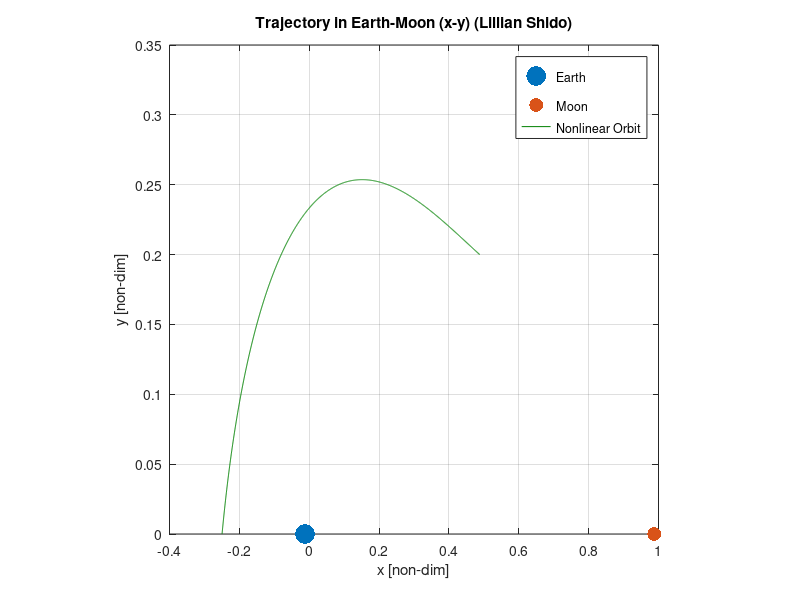

Write the MATLAB code that produced this figure. (Note: this script raises an error after producing the figure.)
clear all

%================================DEFINE FUNCTIONS=====================

% Event to detect with trajectory crosses x-axis
function [value, isterminal, direction] = crossxEvent(t, w)
    value = w(2); % y-value
    isterminal = 1; % stop the integration
    direction = 0; % from either direction
    % you can add code here to do something when this event occurs like updating the ICs
end

% Calc error
function error = calc_error(actual, ideal)
    error =  abs(actual - ideal)/ideal;
end

%============================END DEFINE FUNCTIONS=====================

%====================DEFINE SYSTEM====================================
% Gravitational Parameters [km^3/s^2]
mu_Earth = 398600.4415;
mu_Moon = 4902.8005821478;

mu = mu_Moon/(mu_Earth + mu_Moon);

% Position of primary bodies
x_Earth = -mu;
x_Moon = 1-mu;

% Characteristic Length [km]
a_Moon = 384400; % around Earth
l_char = a_Moon;

% Calculate characteristic time
t_char = sqrt(l_char^3/(mu_Earth+mu_Moon));

% position and velocity in NON-DIMENSIONAL units
r_vector = [0.488 0.200];
v_vector = [-0.880 0.200];

%====================DEFINE SYSTEM====================================

%====================NUMERICAL INTEGRATOR=============================
% Initial conditions
w0 = [r_vector(1);r_vector(2);v_vector(1);v_vector(2)];

% Set the final time in rads (non-dimensional time)
t_final = 100*pi;
% Calculate the dimensional time
time_dim = t_final*t_char;

% Set the span of the integrator
tspan = [0 t_final];

% Set up the x ODE
ode = @(t,w) [...
w(3);...
w(4);...
2*w(4) + w(1) - (1 - mu) * (w(1) + mu) / ((w(1) + mu)^2 + w(2)^2)^(3/2)...
- mu * (w(1) - 1 + mu) / ((w(1) - 1 + mu)^2 + w(2)^2)^(3/2);...
-2*w(3) + w(2) - (1 - mu) * w(2) / ((w(1) + mu)^2 + w(2)^2)^(3/2) - mu * w(2)/((w(1) - 1 + mu)^2 + w(2)^2)^(3/2)...
];

% Configure the tolerances
options = odeset('Events', @(t, w) crossxEvent(t, w), 'RelTol',1e-12,'AbsTol', 1e-14);
% Run the integrator!
[t,w, te, we, ie] = ode45(ode, tspan, w0, options); 
% Pull out the values of the solution
x = w(:,1);
y = w(:,2);
v_x = w(:,3);
v_y = w(:,4);

% Calc error
error = calc_error(we(2), 1e-12);
%=================END NUMERICAL INTEGRATOR============================

%====================PRINT IMPORTANT NUMBERS==========================
fprintf("mu %d\n", mu)
fprintf("characteristic time: %f sec\n", t_char)
fprintf("characteristic length: %f sec\n", l_char)
fprintf("Initial x: %f km\n", r_vector(1)*l_char)
fprintf("Initial y: %f km\n", r_vector(2)*l_char)
fprintf("Initial v_x: %f m/s\n", v_vector(1)*l_char/t_char*1000)
fprintf("Initial v_y: %f m/s\n", v_vector(2)*l_char/t_char*1000)
fprintf("Non-dimensional event time: %d\n", te)
fprintf("Dimensional event time: %d sec\n", te*t_char)
fprintf("Dimensional event time: %d days\n", te*t_char/3600/24)
fprintf("Error of x-axis cross: %f\n", error)
%================END PRINT IMPORTANT NUMBERS==========================

%=====================Configure Plot==================================
fig1 = figure('Name','Traj');
earth = scatter(x_Earth, 0, 'blue', 'filled', 'SizeData', 200);
hold on
moon = scatter(x_Moon, 0, 'black', 'filled', 'SizeData', 100);
nonlinear_orbit = plot(x, y, 'Color', '#008000');
hold off
axis square
xlabel("x [non-dim]")
ylabel("y [non-dim]")
% xlim([-10e-3 5e-3])
% ylim([-4e-3 11e-3])
% xticks(-limit:.01:limit)
legend([earth, moon, nonlinear_orbit], {'Earth', 'Moon', 'Nonlinear Orbit'})
title({'Trajectory in Earth-Moon (x-y) (Lillian Shido)'})
box on
grid on
fontsize(14, 'points')
%=======================End Configure Plot============================